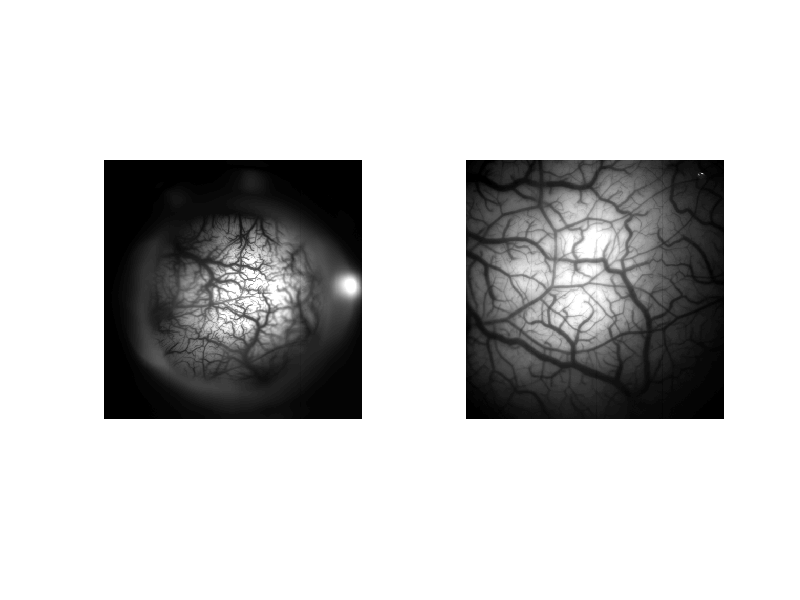

MATLAB code to generate this figure: (Note: this script raises an error after producing the figure.)
%% Demo: Brute Force Registration 
%
%-------------------------------------------
% by Giacomo Benvenuti
% <giacomox@gmail.com>
% Repository
% https://github.com/giacomox/RetinoMapModel
%-------------------------------------------

%% Load test images
% we load two test images 'I' and 'J'. They have been shooted in the same 
% cortical area at two different moments in time, with different lenses and 
% camera rotation. The resolution is pretty bad and the vasculature has 
% changed a bit between the first and second shoot. For this reason automatic 
% registration algoritms are not very good in matching these two images. 

load ./test_data/images.mat

%% Display test images

% Adjust contrast 
I = imadjust(I);
J = imadjust(J);

% Display
figure; 
subplot(121); imshow(I); 
subplot(122); imshow(J);


%% Select the same features in the two images
% We need to define some global variable that will be 
% modified by our function
J2 = imresize(J,[100 100]);
%J2 = imrotate(J2,30)
T = SelectFeatures(I,J); %delete(gcf)
